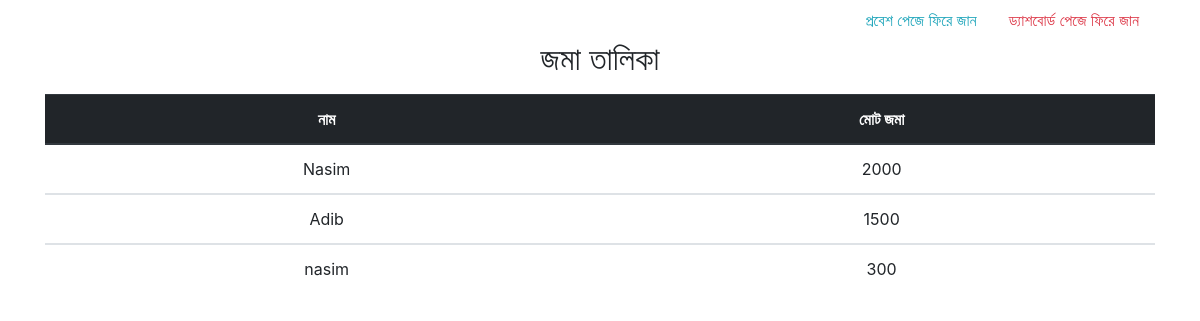
Page /submitview.php (signed in) on the committed database.
### tables this page shows
CREATE TABLE `submit` (
  `id` int(11) NOT NULL,
  `name` varchar(50) NOT NULL,
  `total` int(6) NOT NULL,
  `intotal` int(10) NOT NULL
);

### class.php (called while the page is built, shortened)
<?php
    class Soft{
        protected $host = 'localhost';
        protected $user = 'root';
        protected $pass = '';
        protected $db = 'meal';
        protected $connect;
        public function __construct(){
            if(!isset($this->connect)){
                $this->connect = new mysqli($this->host,$this->user,$this->pass,$this->db);
            }
            return $this->connect;
        }
        public function Submit_View(){
            $this->sql = "SELECT * FROM submit";
            $this->result = $this->connect->query($this->sql);
            if($this->result == TRUE){
                return $this->result;
            }
            else{
                echo "view error";
            }
        }
    }
?>

### submitview.php (the view, shortened to what this page needs)
<?php
    include 'class.php';
    $obj = new Soft;
    $new = $obj->Submit_View();
?>
<!DOCTYPE html>
<html>
<head>
    <link rel="stylesheet" type="text/css" media="screen" href="css/bootstrap.min.css" />
</head>
<body>
    <div class="container">
        <div class="nav-warp">
            <ul class="nav">
                <li class="nav-item ml-auto ">
                    <a class="nav-link  text-info" href="submitmid.php">প্রবেশ পেজে ফিরে জান
                    </a>
                </li>
                <li class="nav-item  ">
                    <a class="nav-link  text-danger" href="dashboard.php">ড্যাশবোর্ড পেজে ফিরে জান
                    </a>
                </li>
            </ul>
        </div>
        <div class="header">
            <h2 class="text-center">জমা তালিকা</h2>
        </div>
        <div class="body mt-3">
            <table class="table text-center">
                <thead class="thead-dark">
                    <tr>
                        <th scope="col">নাম</th>
                        <th scope="col">মোট জমা</th>
                    </tr>
                </thead>
                <?php
                    if($new->num_rows>0){
                        while($data = $new->fetch_object()){
                ?>
                <tbody>
                    <tr>
                        <td scope="col"><?php echo $data->name; ?></td>
                        <td scope="col"><?php echo $data->total; ?></td>
                    </tr>
                </tbody>
                <?php
                        }
                    }
                ?>
            </table>
        </div>
    </div>
</body>
</html>

### rows in the picture
submit: name "Nasim", total "2000"
submit: name "Adib", total "1500"
submit: name "nasim", total "300"
